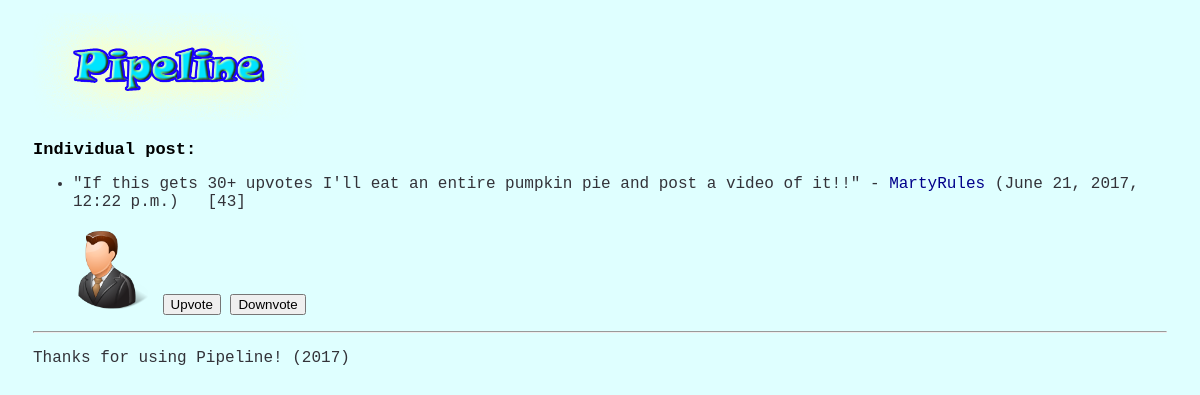
Screenshot of /post/9/ with the database file from the repository.
### posts/models.py (models this page shows, shortened)
class Post(models.Model):
    message = models.CharField(max_length=100)
    post_date = models.DateTimeField()
    user = models.ForeignKey(User, null = True, blank = True)
    votes = models.IntegerField()

### posts/views.py (the view, shortened to what this page needs)
# urls.py: url(r'^post/(?P<postid>\d{1,3})/$', views.individual_post),   # \d{1,3} means any number with 1 - 3 digits
def individual_post(request, postid):
    try:
        postid = int(postid)
    except ValueError:
        raise Http404()
    posts = sort_posts_recent(Post.objects.all())
    kwargs = {"posts": posts, 'postid': postid}
    return render(request, 'posts/individual_post.html', {'posts': posts, 'postid': postid})

### pipeline/views.py (called while the page is built)
def sort_posts_recent(posts_data):
    post_tuples = [(single_post.post_date, single_post) for single_post in posts_data]
    sorted_posts = [item[1] for item in sorted(post_tuples, key=lambda tup: tup[0], reverse=True)]
    return sorted_posts

### posts/templates/posts/individual_post.html (shortened to what this page needs)
{% extends "base.html" %}
{% block content %}
{% load static %}
<h2>Individual post:</h2>
<ul>
	{% for post in posts %}
	{% if post.id == postid %}
	<li>"{{ post.message }}" - <a href = "/profile/{{post.user.id}}">{{ post.user.username | capfirst }}</a> ({{ post.post_date }}) &nbsp; [{{ post.votes }}]</li>
        {% if post.user.profile.avatar == 'no_avatar' %}<img src = "{% static 'avatars/no_avatar.png' %}" alt = "No Avatar" width = "70px">
        {% elif post.user.profile.avatar == 'avatar1' %}<img src = "{% static 'avatars/avatar1.png' %}" alt = "Avatar 1" width = "80px">
        {% elif post.user.profile.avatar == 'avatar2' %}<img src = "{% static 'avatars/avatar2.png' %}" alt = "Avatar 2" width = "80px">
        {% elif post.user.profile.avatar == 'avatar3' %}<img src = "{% static 'avatars/avatar3.png' %}" alt = "Avatar 3" width = "80px">
        {% elif post.user.profile.avatar == 'avatar4' %}<img src = "{% static 'avatars/avatar4.png' %}" alt = "Avatar 4" width = "80px">
        {% elif post.user.profile.avatar == 'avatar5' %}<img src = "{% static 'avatars/avatar5.png' %}" alt = "Avatar 5" width = "80px">
        {% elif post.user.profile.avatar == 'avatar6' %}<img src = "{% static 'avatars/avatar6.png' %}" alt = "Avatar 6" width = "80px">
        {% elif post.user.profile.avatar == 'avatar7' %}<img src = "{% static 'avatars/avatar7.png' %}" alt = "Avatar 7" width = "80px">
        {% elif post.user.profile.avatar == 'avatar8' %}<img src = "{% static 'avatars/avatar8.png' %}" alt = "Avatar 8" width = "80px">
        {% elif post.user.profile.avatar == 'avatar9' %}<img src = "{% static 'avatars/avatar9.png' %}" alt = "Avatar 9" width = "80px">
        {% elif post.user.profile.avatar == 'avatar10' %}<img src = "{% static 'avatars/avatar10.png' %}" alt = "Avatar 10" width = "80px">{% endif %}</li>
	<form action="/post/{{post.id}}" method="get">
    <input type="submit" name = "q" value="Upvote"></form>
    <form action="/post/{{post.id}}" method="get">
    <input type="submit" name = "q" value="Downvote"></form>
    {% endif %}
{% endfor %}
</ul>
{% endblock %}

### templates/base.html (style rules this page uses)
h2 { font-family: monospace; color: black; font-size: 17px; text-decoration: bold }
ul, p { font-family: monospace; color: #333339; font-size: 16px; }
a { font-family: monospace; color: darkblue; text-decoration: none; font-size: 16px; }
body { background-color: #DFFFFF; display: block; padding: 5px 25px; }
form { display: inline-block; }

### rows the page displays
Post: message "If this gets 30+ upvotes I'll eat an entire pumpkin pie and post a video of it!!", user.username "MartyRules", post_date "June 21, 2017, 12:22 p.m.", votes "43"
